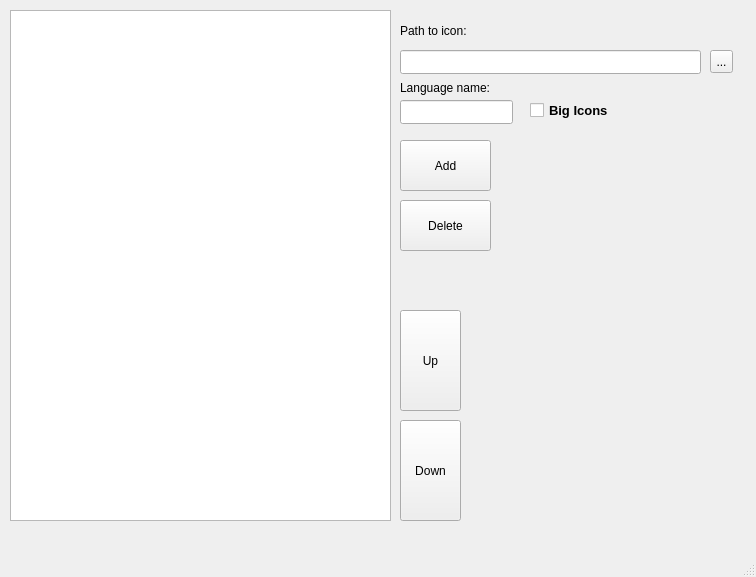
<?xml version="1.0" encoding="UTF-8"?>
<ui version="4.0">
 <class>LangsTable</class>
 <widget class="QMainWindow" name="LangsTable">
  <property name="geometry">
   <rect>
    <x>0</x>
    <y>0</y>
    <width>756</width>
    <height>577</height>
   </rect>
  </property>
  <property name="windowTitle">
   <string>LangsTable</string>
  </property>
  <widget class="QWidget" name="centralwidget">
   <widget class="QListView" name="listView">
    <property name="geometry">
     <rect>
      <x>10</x>
      <y>10</y>
      <width>381</width>
      <height>511</height>
     </rect>
    </property>
   </widget>
   <widget class="QCheckBox" name="checkBox">
    <property name="geometry">
     <rect>
      <x>530</x>
      <y>90</y>
      <width>171</width>
      <height>41</height>
     </rect>
    </property>
    <property name="font">
     <font>
      <pointsize>10</pointsize>
      <bold>true</bold>
     </font>
    </property>
    <property name="text">
     <string>Big Icons</string>
    </property>
   </widget>
   <widget class="QPushButton" name="del_btn">
    <property name="geometry">
     <rect>
      <x>400</x>
      <y>200</y>
      <width>91</width>
      <height>51</height>
     </rect>
    </property>
    <property name="text">
     <string>Delete</string>
    </property>
   </widget>
   <widget class="QPushButton" name="add_btn">
    <property name="geometry">
     <rect>
      <x>400</x>
      <y>140</y>
      <width>91</width>
      <height>51</height>
     </rect>
    </property>
    <property name="text">
     <string>Add</string>
    </property>
   </widget>
   <widget class="QLineEdit" name="pathToIcon">
    <property name="geometry">
     <rect>
      <x>400</x>
      <y>50</y>
      <width>301</width>
      <height>24</height>
     </rect>
    </property>
   </widget>
   <widget class="QLineEdit" name="langName">
    <property name="geometry">
     <rect>
      <x>400</x>
      <y>100</y>
      <width>113</width>
      <height>24</height>
     </rect>
    </property>
   </widget>
   <widget class="QLabel" name="label">
    <property name="geometry">
     <rect>
      <x>400</x>
      <y>20</y>
      <width>91</width>
      <height>21</height>
     </rect>
    </property>
    <property name="text">
     <string>Path to icon:</string>
    </property>
   </widget>
   <widget class="QLabel" name="label_2">
    <property name="geometry">
     <rect>
      <x>400</x>
      <y>80</y>
      <width>101</width>
      <height>16</height>
     </rect>
    </property>
    <property name="text">
     <string>Language name:</string>
    </property>
   </widget>
   <widget class="QPushButton" name="down_btn">
    <property name="geometry">
     <rect>
      <x>400</x>
      <y>420</y>
      <width>61</width>
      <height>101</height>
     </rect>
    </property>
    <property name="text">
     <string>Down</string>
    </property>
   </widget>
   <widget class="QPushButton" name="up_btn">
    <property name="geometry">
     <rect>
      <x>400</x>
      <y>310</y>
      <width>61</width>
      <height>101</height>
     </rect>
    </property>
    <property name="text">
     <string>Up</string>
    </property>
   </widget>
   <widget class="QToolButton" name="toolButton">
    <property name="geometry">
     <rect>
      <x>710</x>
      <y>50</y>
      <width>23</width>
      <height>23</height>
     </rect>
    </property>
    <property name="text">
     <string>...</string>
    </property>
   </widget>
  </widget>
  <widget class="QMenuBar" name="menubar">
   <property name="geometry">
    <rect>
     <x>0</x>
     <y>0</y>
     <width>756</width>
     <height>21</height>
    </rect>
   </property>
  </widget>
  <widget class="QStatusBar" name="statusbar"/>
 </widget>
 <resources/>
 <connections/>
</ui>
